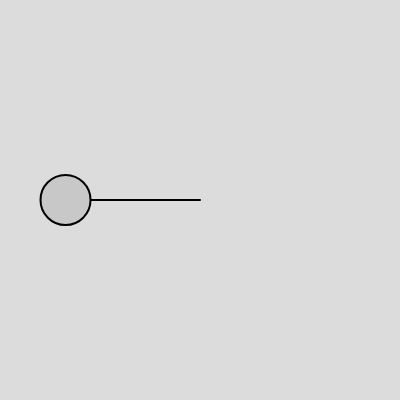
Frame 1 (no input)
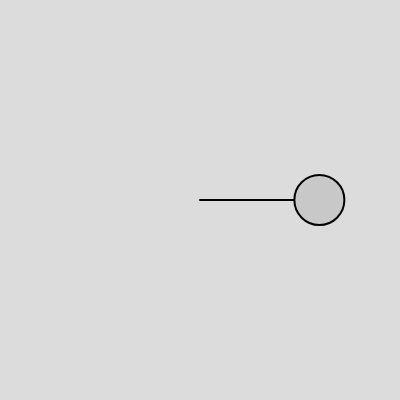
Frame 60 (no input)
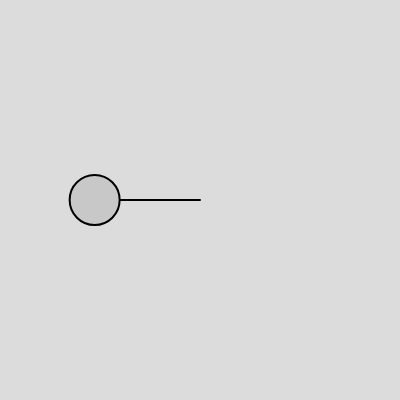
Frame 120 (the mouse pressed at the canvas centre since frame 60)

The p5.js sketch that drew these frames (run headless with seeded random() and noise() and a simulated clock; from frame 60 on, the mouse is pressed at the canvas centre):

// p5.js sketch
// ── sketch.js

let x;
let y;

function setup() {
    createCanvas(400, 400);
    
    x = width/2;
    y = height/2
    fill(200);
    strokeWeight(2);
    circle(x, y, 50);


}

function draw() {
    background(220);
    
    let oscillatingDist = 150;
    x -= 0.05;
    if (x <= oscillatingDist) {
        x += 1;
    } else if (x >= width - oscillatingDist) {
        x -= 1;
    }
    xNew = sin(x) * oscillatingDist;

    translate(width / 2, height / 2);
    line(0, 0, xNew, 0);
    circle(xNew, 0, 50);


}
